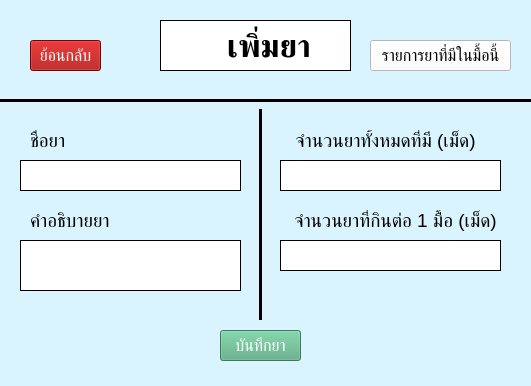
<?xml version="1.0" encoding="UTF-8"?>
<ui version="4.0">
 <class>Add_drug</class>
 <widget class="QMainWindow" name="Add_drug">
  <property name="geometry">
   <rect>
    <x>0</x>
    <y>0</y>
    <width>531</width>
    <height>386</height>
   </rect>
  </property>
  <property name="windowTitle">
   <string>เพิ่มยา</string>
  </property>
  <property name="windowIcon">
   <iconset>
    <normaloff>../../../../.designer/Resources/drug_icon.png</normaloff>../../../../.designer/Resources/drug_icon.png</iconset>
  </property>
  <property name="styleSheet">
   <string notr="true">background-color: rgb(217, 244, 255)</string>
  </property>
  <widget class="QWidget" name="centralwidget">
   <widget class="QLabel" name="label">
    <property name="geometry">
     <rect>
      <x>160</x>
      <y>20</y>
      <width>191</width>
      <height>51</height>
     </rect>
    </property>
    <property name="font">
     <font>
      <pointsize>24</pointsize>
      <weight>75</weight>
      <bold>true</bold>
     </font>
    </property>
    <property name="styleSheet">
     <string notr="true">background-color: rgb(255, 255, 255);</string>
    </property>
    <property name="frameShape">
     <enum>QFrame::Box</enum>
    </property>
    <property name="lineWidth">
     <number>1</number>
    </property>
    <property name="text">
     <string>   เพิ่มยา</string>
    </property>
    <property name="textFormat">
     <enum>Qt::AutoText</enum>
    </property>
    <property name="scaledContents">
     <bool>false</bool>
    </property>
    <property name="alignment">
     <set>Qt::AlignCenter</set>
    </property>
    <property name="wordWrap">
     <bool>true</bool>
    </property>
   </widget>
   <widget class="QLabel" name="label_2">
    <property name="geometry">
     <rect>
      <x>180</x>
      <y>30</y>
      <width>31</width>
      <height>31</height>
     </rect>
    </property>
    <property name="font">
     <font>
      <pointsize>24</pointsize>
      <weight>75</weight>
      <bold>true</bold>
     </font>
    </property>
    <property name="styleSheet">
     <string notr="true">background-color: rgb(255, 255, 255);</string>
    </property>
    <property name="frameShape">
     <enum>QFrame::NoFrame</enum>
    </property>
    <property name="lineWidth">
     <number>1</number>
    </property>
    <property name="text">
     <string/>
    </property>
    <property name="textFormat">
     <enum>Qt::AutoText</enum>
    </property>
    <property name="pixmap">
     <pixmap resource="../../../Medicine_notify-main/Medicine_notify-main/Resources/resources.qrc">:/icons/drug_icon.png</pixmap>
    </property>
    <property name="scaledContents">
     <bool>true</bool>
    </property>
    <property name="alignment">
     <set>Qt::AlignCenter</set>
    </property>
    <property name="wordWrap">
     <bool>true</bool>
    </property>
   </widget>
   <widget class="Line" name="line">
    <property name="geometry">
     <rect>
      <x>-10</x>
      <y>90</y>
      <width>551</width>
      <height>20</height>
     </rect>
    </property>
    <property name="frameShadow">
     <enum>QFrame::Plain</enum>
    </property>
    <property name="lineWidth">
     <number>3</number>
    </property>
    <property name="orientation">
     <enum>Qt::Horizontal</enum>
    </property>
   </widget>
   <widget class="QLabel" name="drugName_label">
    <property name="geometry">
     <rect>
      <x>30</x>
      <y>130</y>
      <width>101</width>
      <height>21</height>
     </rect>
    </property>
    <property name="font">
     <font>
      <pointsize>14</pointsize>
     </font>
    </property>
    <property name="text">
     <string>ชื่อยา</string>
    </property>
   </widget>
   <widget class="QTextEdit" name="textEdit">
    <property name="geometry">
     <rect>
      <x>20</x>
      <y>160</y>
      <width>221</width>
      <height>31</height>
     </rect>
    </property>
    <property name="font">
     <font>
      <pointsize>10</pointsize>
     </font>
    </property>
    <property name="styleSheet">
     <string notr="true">background-color: rgb(255, 255, 255);</string>
    </property>
    <property name="frameShape">
     <enum>QFrame::Box</enum>
    </property>
    <property name="frameShadow">
     <enum>QFrame::Plain</enum>
    </property>
   </widget>
   <widget class="QLabel" name="drugDescribe_label">
    <property name="geometry">
     <rect>
      <x>30</x>
      <y>210</y>
      <width>131</width>
      <height>21</height>
     </rect>
    </property>
    <property name="font">
     <font>
      <pointsize>14</pointsize>
     </font>
    </property>
    <property name="text">
     <string>คำอธิบายยา</string>
    </property>
   </widget>
   <widget class="QTextEdit" name="textEdit_2">
    <property name="geometry">
     <rect>
      <x>20</x>
      <y>240</y>
      <width>221</width>
      <height>51</height>
     </rect>
    </property>
    <property name="font">
     <font>
      <pointsize>14</pointsize>
     </font>
    </property>
    <property name="accessibleName">
     <string/>
    </property>
    <property name="styleSheet">
     <string notr="true">background-color: rgb(255, 255, 255);</string>
    </property>
    <property name="frameShape">
     <enum>QFrame::Box</enum>
    </property>
    <property name="frameShadow">
     <enum>QFrame::Plain</enum>
    </property>
   </widget>
   <widget class="Line" name="line_2">
    <property name="geometry">
     <rect>
      <x>250</x>
      <y>109</y>
      <width>20</width>
      <height>211</height>
     </rect>
    </property>
    <property name="frameShadow">
     <enum>QFrame::Plain</enum>
    </property>
    <property name="lineWidth">
     <number>3</number>
    </property>
    <property name="orientation">
     <enum>Qt::Vertical</enum>
    </property>
   </widget>
   <widget class="QLabel" name="drugAll_label">
    <property name="geometry">
     <rect>
      <x>280</x>
      <y>130</y>
      <width>211</width>
      <height>21</height>
     </rect>
    </property>
    <property name="font">
     <font>
      <pointsize>14</pointsize>
     </font>
    </property>
    <property name="text">
     <string>จำนวนยาทั้งหมดที่มี (เม็ด)</string>
    </property>
    <property name="alignment">
     <set>Qt::AlignCenter</set>
    </property>
   </widget>
   <widget class="QPushButton" name="saveDrug_pushButton">
    <property name="geometry">
     <rect>
      <x>220</x>
      <y>330</y>
      <width>81</width>
      <height>31</height>
     </rect>
    </property>
    <property name="font">
     <font>
      <pointsize>12</pointsize>
     </font>
    </property>
    <property name="styleSheet">
     <string notr="true">color: rgb(255, 255, 255);
background-color: rgb(85, 170, 127);</string>
    </property>
    <property name="text">
     <string>บันทึกยา</string>
    </property>
   </widget>
   <widget class="QPushButton" name="listHave_pushButton">
    <property name="geometry">
     <rect>
      <x>370</x>
      <y>40</y>
      <width>141</width>
      <height>31</height>
     </rect>
    </property>
    <property name="font">
     <font>
      <pointsize>12</pointsize>
     </font>
    </property>
    <property name="styleSheet">
     <string notr="true">background-color: rgb(255, 255, 255);</string>
    </property>
    <property name="text">
     <string>รายการยาที่มีในมื้อนี้</string>
    </property>
   </widget>
   <widget class="QPushButton" name="add_back_pushButton">
    <property name="geometry">
     <rect>
      <x>30</x>
      <y>40</y>
      <width>71</width>
      <height>31</height>
     </rect>
    </property>
    <property name="font">
     <font>
      <pointsize>12</pointsize>
     </font>
    </property>
    <property name="styleSheet">
     <string notr="true">color: rgb(255, 255, 255);
background-color: rgb(166, 0, 0)</string>
    </property>
    <property name="text">
     <string>ย้อนกลับ</string>
    </property>
   </widget>
   <widget class="QLabel" name="drugOne_label">
    <property name="geometry">
     <rect>
      <x>280</x>
      <y>210</y>
      <width>231</width>
      <height>21</height>
     </rect>
    </property>
    <property name="font">
     <font>
      <pointsize>14</pointsize>
     </font>
    </property>
    <property name="text">
     <string>จำนวนยาที่กินต่อ 1 มื้อ (เม็ด)</string>
    </property>
    <property name="alignment">
     <set>Qt::AlignCenter</set>
    </property>
   </widget>
   <widget class="QTextEdit" name="textEdit_3">
    <property name="geometry">
     <rect>
      <x>280</x>
      <y>160</y>
      <width>221</width>
      <height>31</height>
     </rect>
    </property>
    <property name="font">
     <font>
      <pointsize>10</pointsize>
     </font>
    </property>
    <property name="styleSheet">
     <string notr="true">background-color: rgb(255, 255, 255);</string>
    </property>
    <property name="frameShape">
     <enum>QFrame::Box</enum>
    </property>
    <property name="frameShadow">
     <enum>QFrame::Plain</enum>
    </property>
   </widget>
   <widget class="QTextEdit" name="textEdit_4">
    <property name="geometry">
     <rect>
      <x>280</x>
      <y>240</y>
      <width>221</width>
      <height>31</height>
     </rect>
    </property>
    <property name="font">
     <font>
      <pointsize>10</pointsize>
     </font>
    </property>
    <property name="styleSheet">
     <string notr="true">background-color: rgb(255, 255, 255);</string>
    </property>
    <property name="frameShape">
     <enum>QFrame::Box</enum>
    </property>
    <property name="frameShadow">
     <enum>QFrame::Plain</enum>
    </property>
   </widget>
  </widget>
 </widget>
 <tabstops>
  <tabstop>textEdit</tabstop>
  <tabstop>textEdit_2</tabstop>
  <tabstop>saveDrug_pushButton</tabstop>
  <tabstop>listHave_pushButton</tabstop>
  <tabstop>add_back_pushButton</tabstop>
 </tabstops>
 <resources>
  <include location="../../../Medicine_notify-main/Medicine_notify-main/Resources/resources.qrc"/>
  <include location="../../../../.designer/Resources/resources.qrc"/>
 </resources>
 <connections/>
</ui>
